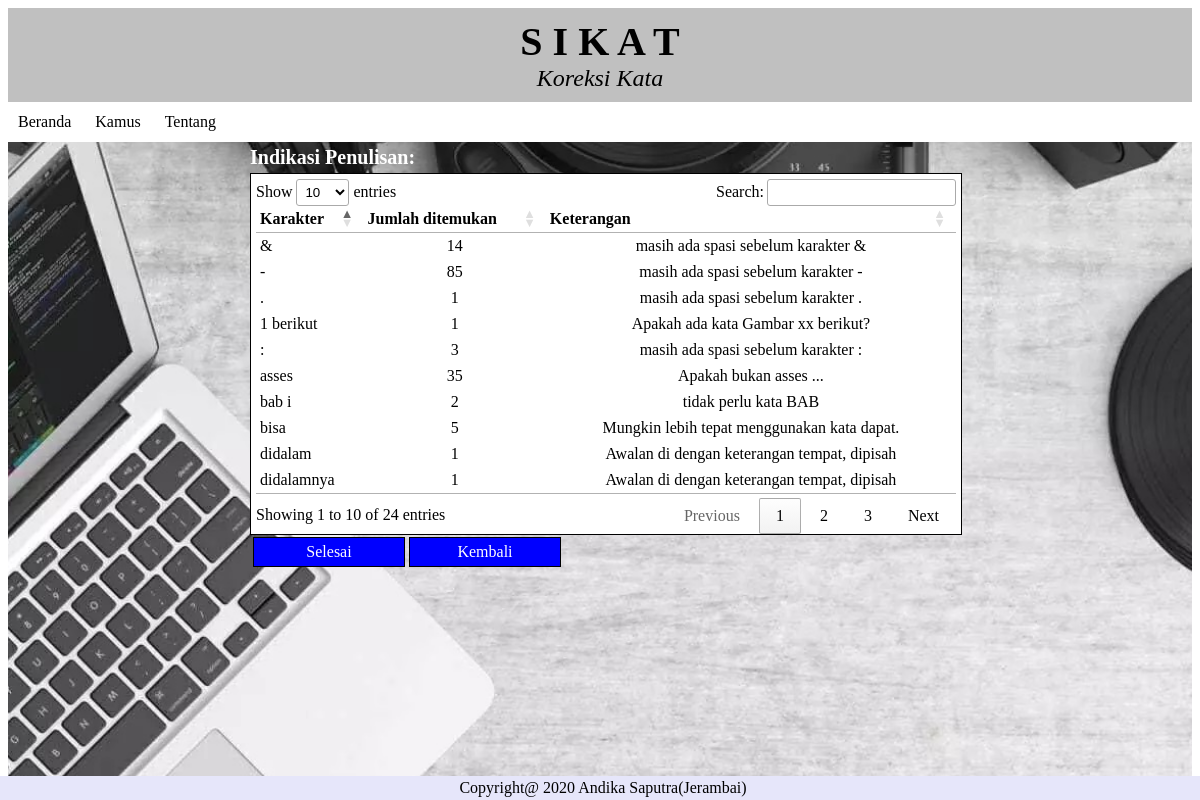
The page /cekat/file/karakter.php on the database its author committed.
### tables this page shows
CREATE TABLE `karakter` (
  `id` int(4) NOT NULL,
  `jumlah` int(10) NOT NULL DEFAULT '0',
  `karakter` char(46) DEFAULT NULL,
  `keterangan` char(68) DEFAULT NULL
);

### cekat/file/karakter.php (the view, shortened to what this page needs)
<html>
<head>
	<link rel="stylesheet" type="text/css" href="../style.css">
	<link rel="stylesheet" type="text/css" href="//cdn.datatables.net/1.10.19/css/jquery.dataTables.min.css">
  </head>
<body>
	<div class="latar">
	<div class="header">
	<header>
		<header class="judul"><b>S  I  K  A  T</b></header>
		<header class="deskripsi"><i>Koreksi Kata</i></header>
	</header>
	</div>
	<div id="menu">
	<?php include("../menubar.php"); ?>
	</div>
	<div class="tengah">
	<h2>Indikasi Penulisan:</h2>
	<div class = "auto">
	<table id="contact-detail" class="compact" cellspacing="0" width="100%">
<thead>
	<tr>
		<th>Karakter</th>
		<th>Jumlah ditemukan</th>
		<th>Keterangan</th>
	</tr>
</thead>
<tbody>
<?php
include "../koneksi.php";
$tampil=mysqli_query($conn,"SELECT karakter, jumlah, keterangan FROM karakter order by karakter desc");
	foreach($tampil as $kuy){
		if ($kuy['jumlah']==0) continue;
    echo "
		<tr>
		<td>".$kuy['karakter']."</td>
		<td align='center'>".$kuy['jumlah']."</td>
		<td align='center'>".$kuy['keterangan']."</td>
		</tr>
		";
    }
?>
</tbody>
</table>
</div>
<table>
<tr>
	<td align="center"><a href="baqo.php?data=upload" type="submit">Selesai</a></td>
  <td align="center"><a href="baqo.php?data=baca" type="submit">Kembali</a></td>
</tr>
</table>
</div>
<div id="footer">
Copyright@ 2020  Andika Saputra(Jerambai)
</div>
</div>
</body>
</html>

### cekat/menubar.php (shortened to what this page needs)
<html>
		<ul>
			<li class="utama"><a href="http://localhost/andika/index.php">Beranda</a></li>
			<li class="utama"><a href="#">Kamus</a>
			</li>
			<li class="utama"><a href="tentang.php">Tentang</a></li>
		</ul>
</html>

### cekat/style.css (style rules this page uses)
a[type=submit] { text-decoration: none; margin: 5px auto; margin-top:-1px; padding: 5px; width: 140px; border: 1px solid black; color: #fff; background: blue; cursor: pointer; display:block; }
.auto { display:block; border: 1px solid black; padding: 5px; margin-top: -12px; width:700px; height:350px; overflow:auto; background : white; }
.tengah { margin : 10px auto; width : 700px; padding: 0px; margin-top: -13px; }
.latar { background: url(background2.jpg); background-repeat: no-repeat; background-position: center; height:100%; background-size:cover; }
h2 { font-size: 20; font-family: times; color: white; }
.header { position: pixed; left: 0; top: 0; width: 100%; padding: 0px; background: silver; }
header { position: pixed; left:0; top:0; width: 100%; font-size: 30px; text-align: center; color: black; background: silver; padding: 0px; }
header .judul { padding-top:10px; text-align: Center; font-size: 40; font-family: Harrington; }
header .deskripsi { padding-bottom: 10px; text-align: center; font-size: 24; font-family: Brush Script MT; color:black; }
#footer { position: fixed; left: 0; bottom: 0; width: 100%; text-align: center; padding: 3px; background-color: lavender; text-align: center; color: black; }
#menu { background-color: white; border: 1px black; }
#menu ul { list-style: none; margin: 0; padding: 0; }
#menu ul li.utama { display: inline-table; }
#menu ul li a { display: block; text-decoration: none; line-height: 40px; padding: 0 10px; color: black; }

### rows shown on the page
karakter: karakter "didalamnya", jumlah "1", keterangan "Awalan di dengan keterangan tempat, dipisah"
karakter: karakter "didalam", jumlah "1", keterangan "Awalan di dengan keterangan tempat, dipisah"
karakter: karakter "bisa", jumlah "5", keterangan "Mungkin lebih tepat menggunakan kata dapat."
karakter: karakter "bab i", jumlah "2", keterangan "tidak perlu kata BAB"
karakter: karakter "asses", jumlah "35", keterangan "Apakah bukan asses ..."
karakter: karakter "1 berikut", jumlah "1", keterangan "Apakah ada kata Gambar xx berikut?"
karakter: karakter ":", jumlah "3", keterangan "masih ada spasi sebelum karakter :"
karakter: karakter ".", jumlah "1", keterangan "masih ada spasi sebelum karakter ."
karakter: karakter "-", jumlah "85", keterangan "masih ada spasi sebelum karakter -"
karakter: karakter "&", jumlah "14", keterangan "masih ada spasi sebelum karakter &"
